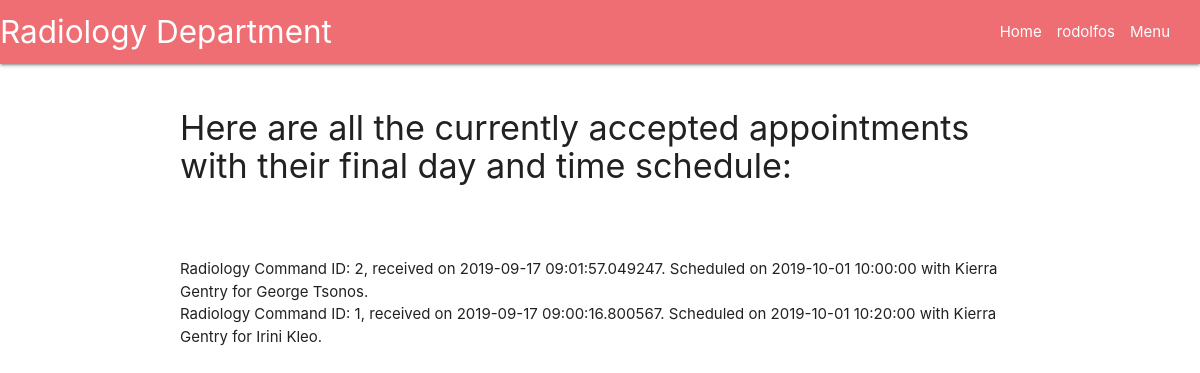
Screenshot of /final-appointments/ (signed in) with the database file from the repository.
### main/models.py (models this page shows)
class FinalSchedule(models.Model):
    date_sent = models.DateTimeField(auto_now_add=True)
    radiologist = models.ForeignKey(Radiologist, default=1, verbose_name='Radiologists', on_delete=models.SET_DEFAULT)
    schedule = models.ForeignKey(Calendar, default=1, verbose_name='Calendars', on_delete=models.SET_DEFAULT)
    radiology_command = models.ForeignKey(RadiologyCommand, default=1, verbose_name='Radiology Commands', on_delete=models.SET_DEFAULT)
    class Meta:
        verbose_name_plural = 'Final Schedules'
    def __str__(self):
        return f'{self.radiology_command} Scheduled on {self.schedule} with {self.radiologist} for {self.radiology_command.patient}.'

class RadiologyCommand(models.Model):
    priority_high = 'H'
    priority_normal = 'N'
    PRIORITY_CHOICES = [
        (priority_normal, 'Normal priority'),
        (priority_high, 'High priority')]
    command_id = models.AutoField(primary_key=True, editable=False, unique=True)
    date_sent = models.DateTimeField(auto_now_add=True)
    patient = models.ForeignKey(Patient, default=1, verbose_name='Patients', on_delete=models.SET_DEFAULT)
    reason = models.CharField(max_length=100)
    radiology_amount = models.PositiveIntegerField(default=0)
    schedule = models.ForeignKey(SuggestedCalendar, default=1, verbose_name='Preferred day and time for appointment', on_delete=models.SET_DEFAULT)
    priority_level = models.CharField(max_length=1, default=0, choices=PRIORITY_CHOICES)
    class Meta:
        verbose_name_plural = 'Radiology Commands'
    def __str__(self):
        return f'Radiology Command ID: {self.command_id}, received on {self.date_sent}.'

class Calendar(models.Model):
    schedule = models.DateTimeField(default=timezone.now, unique=True)
    class Meta:
        verbose_name_plural = "Calendars"
    def __str__(self):
        return f'{self.schedule}'

class Radiologist(models.Model):
    first_name = models.CharField(max_length=50)
    last_name = models.CharField(max_length=50)
    current_tasks = models.PositiveIntegerField(default=0)
    class Meta:
        verbose_name_plural = 'Radiologists'
    def __str__(self):
        return f'{self.first_name} {self.last_name}'

class Patient(models.Model):
    male = 'M'
    female = 'F'
    GENDER_CHOICES = [
        (male, 'Male'),
        (female, 'Female')
    ]
    patient_id = models.AutoField(primary_key=True, editable=False, unique=True)
    first_name = models.CharField(max_length=50)
    last_name = models.CharField(max_length=50)
    email = models.EmailField(max_length=50)
    birthday = models.DateField(default='1970-12-24')
    gender = models.CharField(max_length=1, choices=GENDER_CHOICES)
    father_name = models.CharField(max_length=50)
    mother_name = models.CharField(max_length=50)
    insurance_id = models.CharField(max_length=50)
    home_address = models.CharField(max_length=50)
    mobile_number = models.CharField(max_length=20)
    home_number = models.CharField(max_length=20, blank=True)
    work_number = models.CharField(max_length=20, blank=True)
    class Meta:
        verbose_name_plural = 'Patients'
    def __str__(self):
        return f'{self.first_name} {self.last_name}'

### main/views.py (the view)
# urls.py: path('final-appointments/', views.print_appointments, name='print_appointments'),
def print_appointments(request):
    return render(request=request,
                  template_name='main/final-appointments.html',
                  context={'finalschedules': FinalSchedule.objects.all})

### main/templates/main/final-appointments.html
{% extends 'main/header.html' %}
{%  block content %}
    <p>
        {% if user.is_authenticated %}
            <h4>Here are all the currently accepted appointments with their final day and time schedule:</h4>
            <br><br>
            <ul>
                {% for finalsched in finalschedules %}
                    <li>{{ finalsched }}</li>
                {% endfor %}
            </ul>
        {% else %}
            <h5>You can't access this page without being logged in.</h5>
            <br>
            <h6>Bye bye!!!</h6>
        {% endif %}
    </p>
{% endblock %}

### main/templates/main/header.html (shortened to what this page needs)
<head>
    {% load static %}
    <link rel="stylesheet" href="https://cdnjs.cloudflare.com/ajax/libs/materialize/1.0.0/css/materialize.min.css">
</head>
<body>
    {% include 'main/includes/navbar.html' %}
    <div class="container">
        <br>
        {% block content %}
        {% endblock %}
    </div>
</body>

### main/templates/main/includes/navbar.html (shortened to what this page needs)
<nav>
    <div class="nav-wrapper">
        <a href="/" class="brand-logo">Radiology Department</a>
        <ul class="right hide-on-med-and-down">
            <li><a href="/">Home</a></li>
            {% if user.is_authenticated %}
                <li>{{ user.username }}</li>
            {% endif %}
      <li><a class="dropdown-trigger" href="#!" data-target="dropdown1">Menu</a></li>
    </ul>
  </div>
</nav>

### rows the page displays
FinalSchedule: radiology_command+schedule+radiologist "Radiology Command ID: 2, received on 2019-09-17 09:01:57.049247. Scheduled on 2019-10-01 10:00:00 with Kierra Gentry for George Tsonos."
FinalSchedule: radiology_command+schedule+radiologist "Radiology Command ID: 1, received on 2019-09-17 09:00:16.800567. Scheduled on 2019-10-01 10:20:00 with Kierra Gentry for Irini Kleo."

### other values shown
{{ user.username }} "rodolfos"
